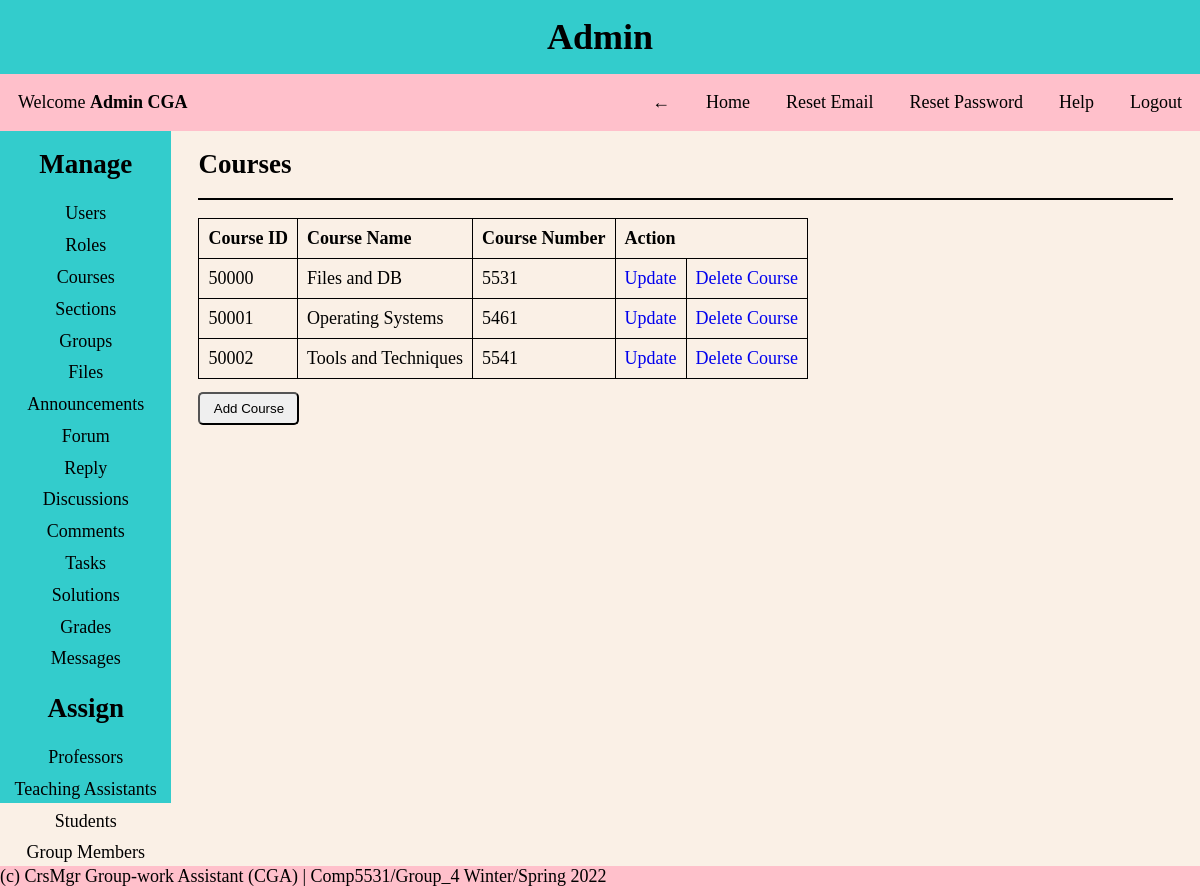
The app's page /pages/admin.php?page=courses (signed in) with its own data.
### tables this page shows
CREATE TABLE Course
(
  course_id INT NOT NULL AUTO_INCREMENT PRIMARY KEY,
  course_name VARCHAR(30) NOT NULL UNIQUE,
  course_number INT NOT NULL UNIQUE
);

### helper/functions.php (called while the page is built, shortened)
<?php
function isAdmin()
{
    if (isset($_SESSION['role_id']) && $_SESSION['role_id'] == 1) {
        return true;
    }
    return false;
}

### CRUD/courses.php (the view, shortened to what this page needs)
<div class="content-body">
    <?php
    $query = "SELECT * FROM course ORDER BY course_id ASC";
    $results = mysqli_query($conn, $query);
    ?>
    <h2>Courses</h2>
    <hr>
    <table>
        <thead>
            <tr>
                <?php isAdmin() ? print '<th>Course ID</th>' : ''; ?>
                <th>Course Name</th>
                <th>Course Number</th>
                <?php isAdmin() ? print '<th colspan="2">Action</th>' : ''; ?>
            </tr>
        </thead>
        <tbody>
            <?php
            foreach ($results as $row) {
                $id = $row['course_id'];
                $course_name = $row['course_name'];
                $course_number = $row['course_number'];
            ?>
                <tr>
                    <?php if (isAdmin()) {
                        echo '<td>' . $id . '</td>';
                    } ?>
                    <td><?= $course_name ?></td>
                    <td><?= $course_number ?></td>
                    <?php if (isAdmin()) {
                        echo '<td><a href="?page=courses&update_view=true&update_id=' . $id . '">Update</a></td>';
                        echo "<td><a href='?page=courses&delete_id=" . $id . "' onclick='return confirm(&quot;Are you sure you want to delete?&quot;)'>Delete Course</a></td>";
                    } ?>
                </tr>
            <?php
            }
            ?>
        </tbody>
    </table>
    <?php if (isAdmin()) { ?>
        <a href="?page=courses&add_view=true">
            <button>Add Course</button>
        </a>
    <?php } ?>
</div>

### styles/style.css (style rules this page uses)
* { margin: 0; padding: 0; box-sizing: border-box; }
body { background-color: #faf0e6; font-family: 'Times New Roman', Times, serif; font-size: large; }
a { text-decoration: none; }
hr { border: 1px solid black; margin: 1em 0; }
.content-body { padding: 0 0.5em; text-align: left; }
table, th, td { border: 1px solid; border-collapse: collapse; text-align: left; padding: 0.5em; }
td { max-width: 250px; overflow: hidden; text-overflow: ellipsis; white-space: nowrap; }
button { padding: 0.5em 1em; border-radius: 5px; margin: 1em 0 auto; }

### records on screen
course: course_id "50000", course_name "Files and DB", course_number "5531"
course: course_id "50001", course_name "Operating Systems", course_number "5461"
course: course_id "50002", course_name "Tools and Techniques", course_number "5541"

### other values on screen
$role_name "Admin"
$name "Admin CGA"
